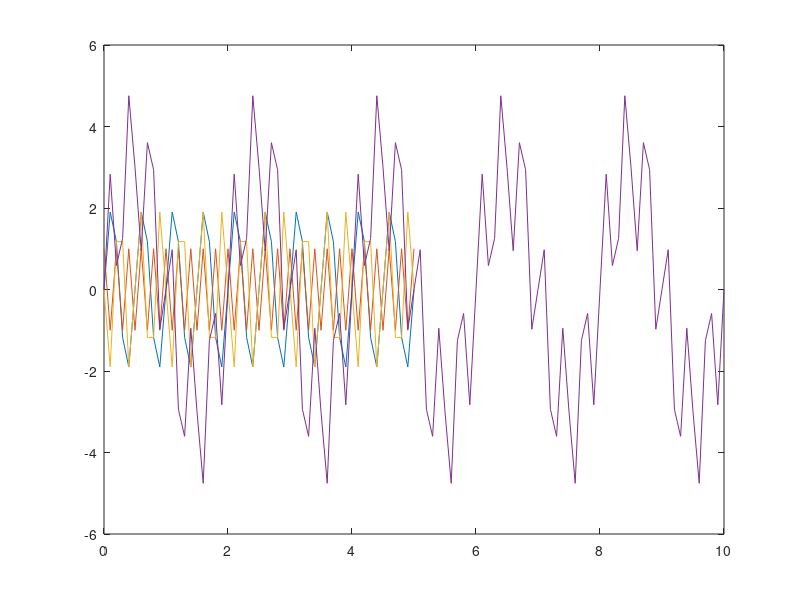

Reproduce this figure in MATLAB.
t1 = 0:0.1:5;
x = 2*sin(4*pi*t1);
y = cos(10*pi*t1);
z = x.*y;
t2 = 0:0.1:10;
w = 3*sin(pi*t2)+2*sin(6*pi*t2);

p1 = plot(t1,x);
hold on
p2 = plot(t1,y);
p3 = plot(t1,z);
p4 = plot(t2,w)
hold off